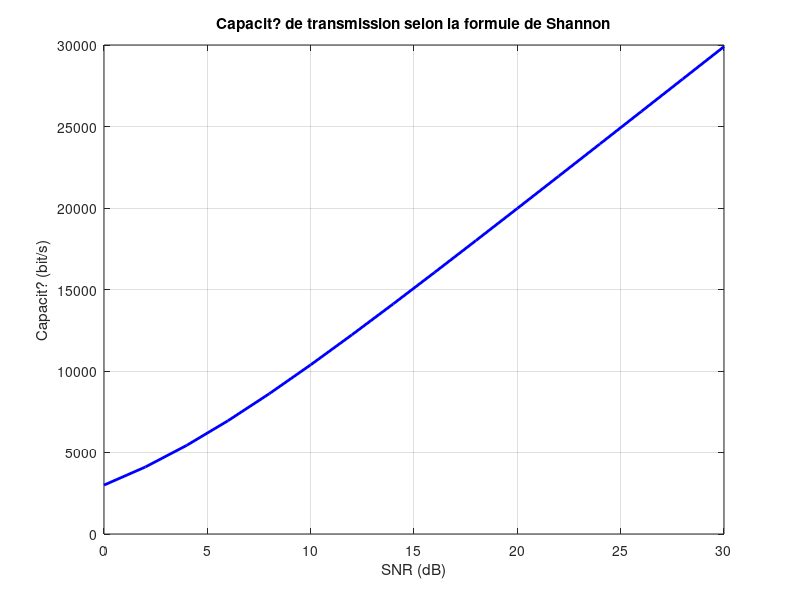

Here is the MATLAB script that generated this plot:
clc; clear; close all;

B = 3000;                         % Bande passante en Hz (ex: 3 kHz)
SNR_dB = 0:2:30;                  % SNR en dB
SNR_linear = 10.^(SNR_dB/10);     % Conversion en lin?aire

C = B * log2(1 + SNR_linear);     % Capacit? selon Shannon

figure;
plot(SNR_dB, C, 'b', 'LineWidth', 2);
xlabel('SNR (dB)');
ylabel('Capacit? (bit/s)');
title('Capacit? de transmission selon la formule de Shannon');
grid on;
